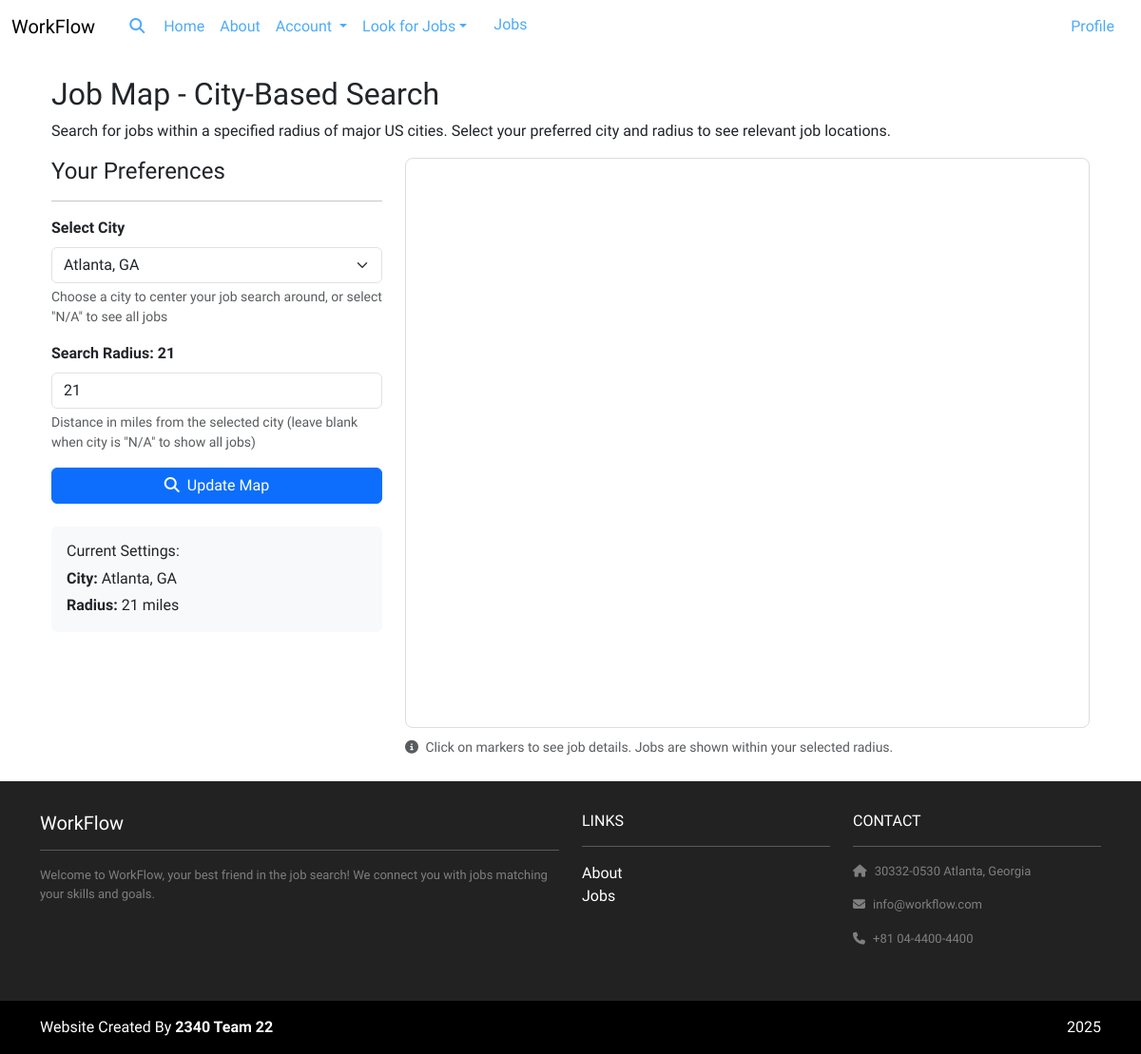
Page /jobmap/ (signed in) on the earlier database version.
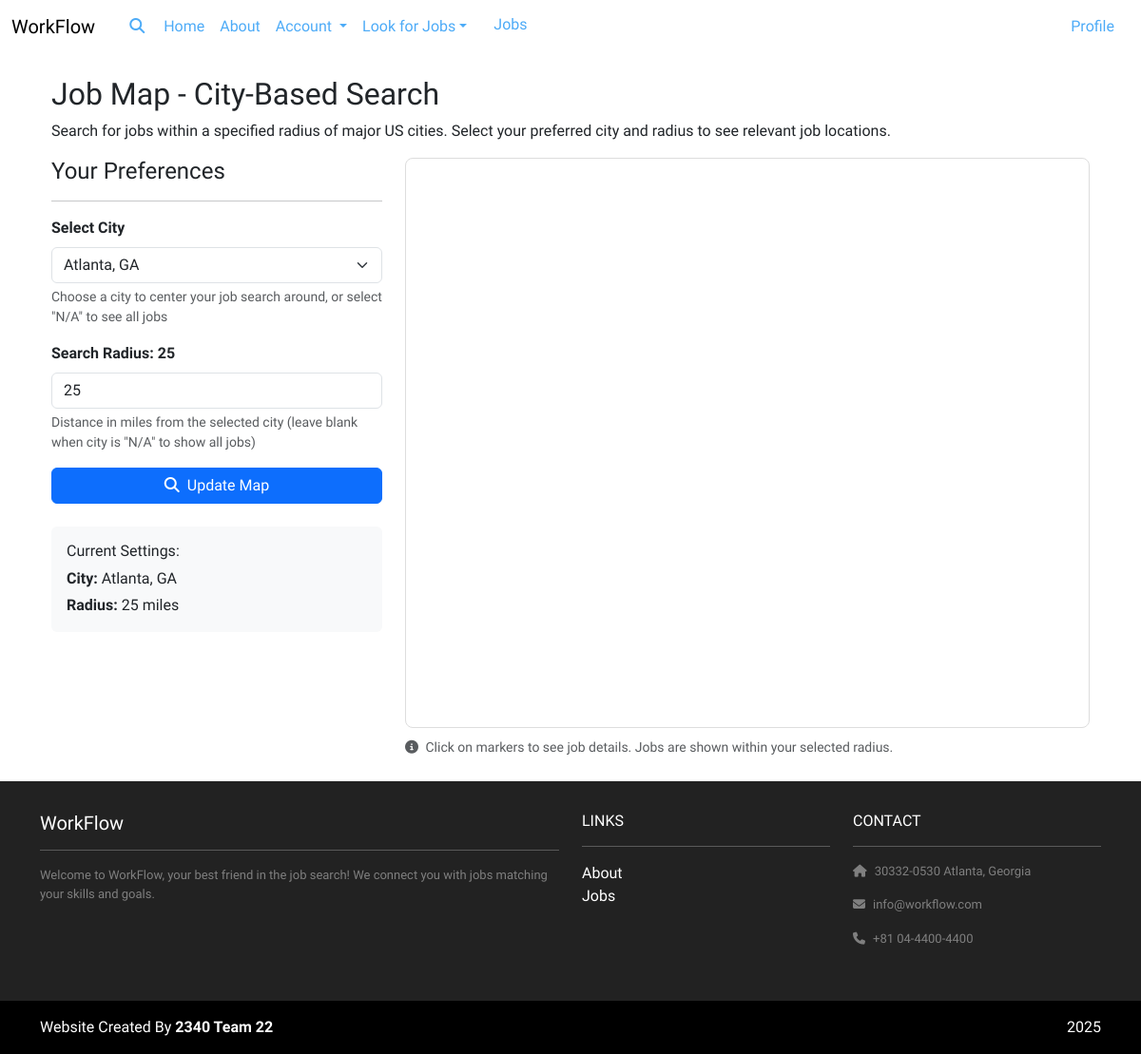
Same page on the later database version.
### jobmap/models.py (models this page shows, shortened)
class CityPreference(models.Model):
    user = models.OneToOneField(
        settings.AUTH_USER_MODEL,
        on_delete=models.CASCADE,
        related_name='city_preference'
    )
    selected_city = models.CharField(
        max_length=100,
        choices=get_cities_list(),
        default="N/A",
        help_text="Select a city to center your job search around, or N/A to see all jobs"
    )
    radius_miles = models.PositiveIntegerField(
        default=25,
        null=True,
        blank=True,
        help_text="Search radius in miles from the selected city (leave blank for no limit)"
    )
    class Meta:
        verbose_name = "City Preference"
        verbose_name_plural = "City Preferences"

### jobmap/views.py (the view)
# urls.py: path("", views.index, name="home.index"),
def index(request):
    city_preference = None
    selected_city_coords = None
    if request.user.is_authenticated:
        try:
            city_preference = CityPreference.objects.get(user=request.user)
        except CityPreference.DoesNotExist:
            city_preference = CityPreference.objects.create(
                user=request.user, selected_city="N/A", radius_miles=25
            )
        lat, lng = get_city_coordinates(city_preference.selected_city)
        if lat and lng:
            selected_city_coords = {"lat": lat, "lng": lng}
    jobs_qs = Job.objects.all().values("id", "title", "location", "salary", "is_remote")
    jobs = list(jobs_qs)
    template_data = {
        "title": "Job Map - City-Based Search",
    }
    context = {
        "template_data": template_data,
        "jobs": jobs,
        "jobs_json": json.dumps(jobs),
        "cities_choices": get_cities_list(),
        "city_preference": city_preference,
        "selected_city_coords": selected_city_coords,
        "MAPBOX_KEY": getattr(settings, "MAPBOX_KEY", ""),
    }
    return render(request, "jobmap/index.html", context)

### accounts/models.py (called while the page is built)
    @property
    def is_seeker(self):
        return self.role == self.Roles.SEEKER

    @property
    def is_recruiter(self):
        return self.role == self.Roles.RECRUITER

### jobmap/cities.py (called while the page is built)
def get_cities_list():
    cities = [(f"{city}, {state}", f"{city}, {state}") for city, state, _, _ in US_CITIES]
    sorted_cities = sorted(cities, key=lambda x: x[0])  # Sort alphabetically by city name
    return [("N/A", "N/A - Show All Jobs")] + sorted_cities

def get_city_coordinates(city_state):
    if city_state == "N/A":
        return None, None  # Return None for N/A to show all jobs
    for city, state, lat, lng in US_CITIES:
        if f"{city}, {state}" == city_state:
            return lat, lng
    return None, None

### jobmap/templates/jobmap/index.html (shortened to what this page needs)
{% extends 'base.html' %}
{% block content %}
<div class="container p-4">
  <h2>Job Map - City-Based Search</h2>
  <p>Search for jobs within a specified radius of major US cities. Select your preferred city and radius to see relevant job locations.</p>
  <div class="row">
    <div class="col-md-4">
      <h4>Your Preferences</h4>
      <hr>
      {% if user.is_authenticated and user.is_seeker %}
      <form method="POST" action="{% url 'jobmap.update_distance'%}">
        <div class="mb-3">
          <label for="id_selected_city" class="form-label">
            <strong>Select City</strong>
          </label>
          <select name="selected_city" class="form-select" id="id_selected_city" required>
            {% for city_value, city_display in cities_choices %}
              <option value="{{ city_value }}"
                {% if city_preference.selected_city == city_value %}selected{% endif %}>
                {{ city_display }}
              </option>
            {% endfor %}
          </select>
          <div class="form-text">Choose a city to center your job search around, or select "N/A" to see all jobs</div>
        </div>
        <div class="mb-3">
          <label for="id_preferred_distance" class="form-label">
            <strong>Search Radius: {{city_preference.radius_miles}}</strong>
          </label>
          <input
            type="number"
            name="preferred_distance"
            class="form-control"
            id="id_preferred_distance"
            value="{% if city_preference.radius_miles %}{{ city_preference.radius_miles }}{% endif %}"
            placeholder="{% if city_preference.radius_miles %}{{ city_preference.radius_miles }} miles{% else %}Enter distance{% endif %}"
            min="0"
            max="5000"
            step="0.1"
          />
          <div class="form-text" id="radius-help-text">
            Distance in miles from the selected city (leave blank when city is "N/A" to show all jobs)
          </div>
        </div>
        <button type="submit" class="btn btn-primary w-100">
          <i class="fas fa-search me-2"></i>Update Map
        </button>
      </form>
      {% if city_preference %}
      <div class="mt-4 p-3 bg-light rounded">
        <h6>Current Settings:</h6>
        <p class="mb-1"><strong>City:</strong> {{ city_preference.selected_city }}</p>
        <p class="mb-0"><strong>Radius:</strong> {{ city_preference.radius_miles }} miles</p>
      </div>
      {% endif %}
      {% endif %}
    </div>
    <div class="col-md-8">
      <div id="map" style="height: 600px; width: 100%; border: 1px solid #ddd; border-radius: 8px;"></div>
      <div class="mt-2">
        <small class="text-muted">
          <i class="fas fa-info-circle me-1"></i>
          Click on markers to see job details. Jobs are shown within your selected radius.
        </small>
      </div>
    </div>
  </div>
</div>
<link href="https://api.mapbox.com/mapbox-gl-js/v2.15.0/mapbox-gl.css" rel="stylesheet" />
{% endblock content %}

### jobproject/templates/base.html (shortened to what this page needs)
<!DOCTYPE html>
<html lang="en">
{% load static %}
<head>
    <link rel="stylesheet" href="{% static 'style.css' %}">
    <link href="https://cdn.jsdelivr.net/npm/bootstrap@5.3.3/dist/css/bootstrap.min.css" rel="stylesheet">
    <link rel="stylesheet" href="https://cdnjs.cloudflare.com/ajax/libs/font-awesome/6.1.1/css/all.min.css">
</head>
<body>
    <nav class="navbar navbar-expand-lg">
        <div class="container-fluid">
            <a class="navbar-brand" href="{% url 'home.index' %}">WorkFlow</a>
            <button id="open-search" class="btn btn-outline-success ms-2">
                <i class="fas fa-search"></i>
            </button>
            <div class="collapse navbar-collapse" id="navbarSupportedContent">
                <ul class="navbar-nav me-auto mb-2 mb-lg-0">
                    <li class="nav-item">
                        <a class="nav-link {% if request.path == '/' %}active{% endif %}" href="{% url 'home.index' %}">Home</a>
                    </li>
                    <li class="nav-item">
                        <a class="nav-link" href="#">About</a>
                    </li>
                    <li class="nav-item dropdown">
                        <a class="nav-link dropdown-toggle" href="#" id="accountDropdown" role="button" data-bs-toggle="dropdown" aria-expanded="false">
                            Account
                        </a>
                    </li>
                    {% if request.user.is_authenticated and request.user.is_seeker %}
                        <li class="nav-item dropdown">
                            <a class="nav-link dropdown-toggle" href="#" data-bs-toggle="dropdown">Look for Jobs</a>
                        </li>
                    {% endif %}
                    {% if request.user.is_authenticated and request.user.is_seeker %}
                        <a href="{% url 'jobs.index' %}" class="btn btn-primary ms-2">Jobs</a>
                    {% endif %}
                </ul>
                {% if user.is_authenticated %}
                    <a class="btn btn-outline-primary ms-2 px-3" href="{% url 'profiles:edit' %}">Profile</a>
                {% endif %}
        </div>
    </div>
</nav>
<main class="site-content">
    {% block content %}{% endblock %}
</main>
<section class="p-3 ms-footer">
    <div class="container">
        <div class="row mt-3 align-items-start">
            <div class="col-md-6 mb-4">
                <h5>WorkFlow</h5>
                <hr>
                <p>Welcome to WorkFlow, your best friend in the job search! We connect you with jobs matching your skills and goals.</p>
            </div>
            <div class="col-md-3 mb-4">
                <h6>LINKS</h6>
                <hr>
                <ul class="list-unstyled">
                    <li><a href="#">About</a></li>
                    <li><a href="#">Jobs</a></li>
                </ul>
            </div>
            <div class="col-md-3 mb-4">
                <h6>CONTACT</h6>
                <hr>
                <p><i class="fas fa-home me-2"></i>30332-0530 Atlanta, Georgia</p>
                <p><i class="fas fa-envelope me-2"></i>info@workflow.com</p>
                <p><i class="fas fa-phone me-2"></i>+81 04-4400-4400</p>
            </div>
        </div>
    </div>
</section>
<section class="p-3 bg-black text-white">
    <div class="container d-flex justify-content-between">
        <span>Website Created By <strong>2340 Team 22</strong></span>
        <span>2025</span>
    </div>
</section>
</body>
</html>

### jobproject/static/style.css (style rules this page uses)
.ms-footer { background-color: #202020; }
.ms-footer p { color: #7F7F7F; font-size: 13px; }
.ms-footer .nav-link, .ms-footer a, .ms-footer h5, .ms-footer h6 { color: #ffffff; }

### jobproject/templates/base.html (style rules this page uses)
html, body { height: 100%; margin: 0; }
body { display: flex; flex-direction: column; min-height: 100vh; font-family: 'Raleway', sans-serif; }
main.site-content { flex: 1 0 auto; }
.navbar .nav-link:not(.dropdown-toggle) { color: #4dabf7 !important; background: transparent !important; font-weight: 500; }
.navbar .dropdown-toggle { color: #4dabf7; }
.navbar { position: sticky; top: 0; z-index: 1030; background-color: white; }
.navbar .btn, .navbar .nav-link { background: transparent !important; border: none !important; color: #4dabf7 !important; font-weight: 500; transition: color 0.2s; }
.navbar #open-search, .navbar .btn-primary, .navbar .btn-outline-primary { color: #4dabf7 !important; }
.ms-footer { background: #222; color: white; }
.ms-footer a { color: white; text-decoration: none; }

Differences in the rows shown:
changed CityPreference "Atlanta, GA": radius_miles "21" → "25"; preferred_distance "21" → "25"
